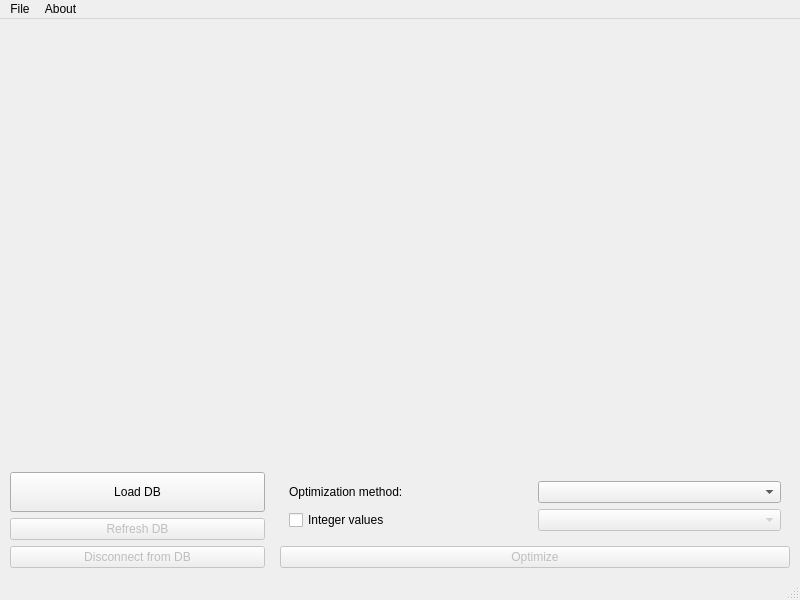
<?xml version="1.0" encoding="UTF-8"?>
<ui version="4.0">
 <class>MainWindow</class>
 <widget class="QMainWindow" name="MainWindow">
  <property name="geometry">
   <rect>
    <x>0</x>
    <y>0</y>
    <width>800</width>
    <height>600</height>
   </rect>
  </property>
  <property name="windowTitle">
   <string notr="true">Enterprise Optimization</string>
  </property>
  <property name="locale">
   <locale language="English" country="UnitedStates"/>
  </property>
  <widget class="QWidget" name="centralwidget">
   <layout class="QVBoxLayout" name="verticalLayout" stretch="3,0">
    <property name="sizeConstraint">
     <enum>QLayout::SetDefaultConstraint</enum>
    </property>
    <property name="leftMargin">
     <number>10</number>
    </property>
    <property name="topMargin">
     <number>10</number>
    </property>
    <property name="rightMargin">
     <number>10</number>
    </property>
    <property name="bottomMargin">
     <number>10</number>
    </property>
    <item>
     <widget class="QWidget" name="viewWidget" native="true"/>
    </item>
    <item>
     <widget class="QWidget" name="operatorWidget" native="true">
      <property name="sizePolicy">
       <sizepolicy hsizetype="Preferred" vsizetype="Preferred">
        <horstretch>0</horstretch>
        <verstretch>0</verstretch>
       </sizepolicy>
      </property>
      <layout class="QHBoxLayout" name="horizontalLayout" stretch="1,2">
       <property name="spacing">
        <number>15</number>
       </property>
       <property name="leftMargin">
        <number>0</number>
       </property>
       <property name="topMargin">
        <number>10</number>
       </property>
       <property name="rightMargin">
        <number>0</number>
       </property>
       <property name="bottomMargin">
        <number>0</number>
       </property>
       <item>
        <widget class="QWidget" name="widget" native="true">
         <layout class="QVBoxLayout" name="verticalLayout_3">
          <property name="leftMargin">
           <number>0</number>
          </property>
          <property name="topMargin">
           <number>0</number>
          </property>
          <property name="rightMargin">
           <number>0</number>
          </property>
          <property name="bottomMargin">
           <number>0</number>
          </property>
          <item>
           <widget class="QPushButton" name="loadDbButton">
            <property name="sizePolicy">
             <sizepolicy hsizetype="Preferred" vsizetype="Preferred">
              <horstretch>0</horstretch>
              <verstretch>0</verstretch>
             </sizepolicy>
            </property>
            <property name="text">
             <string>Load DB</string>
            </property>
           </widget>
          </item>
          <item>
           <widget class="QPushButton" name="refreshButton">
            <property name="enabled">
             <bool>false</bool>
            </property>
            <property name="text">
             <string>Refresh DB</string>
            </property>
           </widget>
          </item>
          <item>
           <widget class="QPushButton" name="disconnectButton">
            <property name="enabled">
             <bool>false</bool>
            </property>
            <property name="text">
             <string>Disconnect from DB</string>
            </property>
           </widget>
          </item>
         </layout>
        </widget>
       </item>
       <item>
        <widget class="QWidget" name="optimizeWidget" native="true">
         <layout class="QVBoxLayout" name="verticalLayout_2">
          <property name="leftMargin">
           <number>0</number>
          </property>
          <property name="topMargin">
           <number>0</number>
          </property>
          <property name="rightMargin">
           <number>0</number>
          </property>
          <property name="bottomMargin">
           <number>0</number>
          </property>
          <item>
           <widget class="QWidget" name="optimizeOptionsWidget" native="true">
            <layout class="QGridLayout" name="gridLayout">
             <item row="0" column="0">
              <widget class="QLabel" name="optMethodLabel">
               <property name="sizePolicy">
                <sizepolicy hsizetype="Minimum" vsizetype="Fixed">
                 <horstretch>0</horstretch>
                 <verstretch>0</verstretch>
                </sizepolicy>
               </property>
               <property name="text">
                <string>Optimization method:</string>
               </property>
              </widget>
             </item>
             <item row="0" column="1">
              <widget class="QComboBox" name="optMethod">
               <property name="currentText">
                <string/>
               </property>
               <property name="currentIndex">
                <number>-1</number>
               </property>
              </widget>
             </item>
             <item row="1" column="0">
              <widget class="QCheckBox" name="integerCheckbox">
               <property name="layoutDirection">
                <enum>Qt::LeftToRight</enum>
               </property>
               <property name="text">
                <string>Integer values</string>
               </property>
              </widget>
             </item>
             <item row="1" column="1">
              <widget class="QComboBox" name="integerMethod">
               <property name="enabled">
                <bool>false</bool>
               </property>
              </widget>
             </item>
            </layout>
           </widget>
          </item>
          <item>
           <widget class="QPushButton" name="optimizeButton">
            <property name="enabled">
             <bool>false</bool>
            </property>
            <property name="sizePolicy">
             <sizepolicy hsizetype="Minimum" vsizetype="Fixed">
              <horstretch>0</horstretch>
              <verstretch>0</verstretch>
             </sizepolicy>
            </property>
            <property name="text">
             <string>Optimize</string>
            </property>
            <property name="default">
             <bool>true</bool>
            </property>
           </widget>
          </item>
         </layout>
        </widget>
       </item>
      </layout>
     </widget>
    </item>
   </layout>
  </widget>
  <widget class="QMenuBar" name="menubar">
   <property name="geometry">
    <rect>
     <x>0</x>
     <y>0</y>
     <width>800</width>
     <height>22</height>
    </rect>
   </property>
   <widget class="QMenu" name="menuFile">
    <property name="locale">
     <locale language="English" country="UnitedStates"/>
    </property>
    <property name="title">
     <string>File</string>
    </property>
    <addaction name="actionExport"/>
    <addaction name="actionSettings"/>
    <addaction name="separator"/>
    <addaction name="actionQuit"/>
   </widget>
   <widget class="QMenu" name="menuAbout">
    <property name="locale">
     <locale language="English" country="UnitedStates"/>
    </property>
    <property name="title">
     <string>About</string>
    </property>
    <addaction name="actionProgram_Info"/>
    <addaction name="actionHelp"/>
   </widget>
   <addaction name="menuFile"/>
   <addaction name="menuAbout"/>
  </widget>
  <widget class="QStatusBar" name="statusbar"/>
  <action name="actionProgram_Info">
   <property name="text">
    <string>Program Info</string>
   </property>
  </action>
  <action name="actionExport">
   <property name="enabled">
    <bool>false</bool>
   </property>
   <property name="text">
    <string>Export</string>
   </property>
   <property name="toolTip">
    <string>Export</string>
   </property>
  </action>
  <action name="actionQuit">
   <property name="text">
    <string>Quit</string>
   </property>
  </action>
  <action name="actionSettings">
   <property name="text">
    <string>Settings</string>
   </property>
  </action>
  <action name="actionHelp">
   <property name="text">
    <string>Help</string>
   </property>
  </action>
 </widget>
 <resources/>
 <connections>
  <connection>
   <sender>actionQuit</sender>
   <signal>triggered()</signal>
   <receiver>MainWindow</receiver>
   <slot>close()</slot>
   <hints>
    <hint type="sourcelabel">
     <x>-1</x>
     <y>-1</y>
    </hint>
    <hint type="destinationlabel">
     <x>399</x>
     <y>299</y>
    </hint>
   </hints>
  </connection>
  <connection>
   <sender>integerCheckbox</sender>
   <signal>clicked(bool)</signal>
   <receiver>integerMethod</receiver>
   <slot>setEnabled(bool)</slot>
   <hints>
    <hint type="sourcelabel">
     <x>501</x>
     <y>511</y>
    </hint>
    <hint type="destinationlabel">
     <x>640</x>
     <y>503</y>
    </hint>
   </hints>
  </connection>
 </connections>
</ui>
